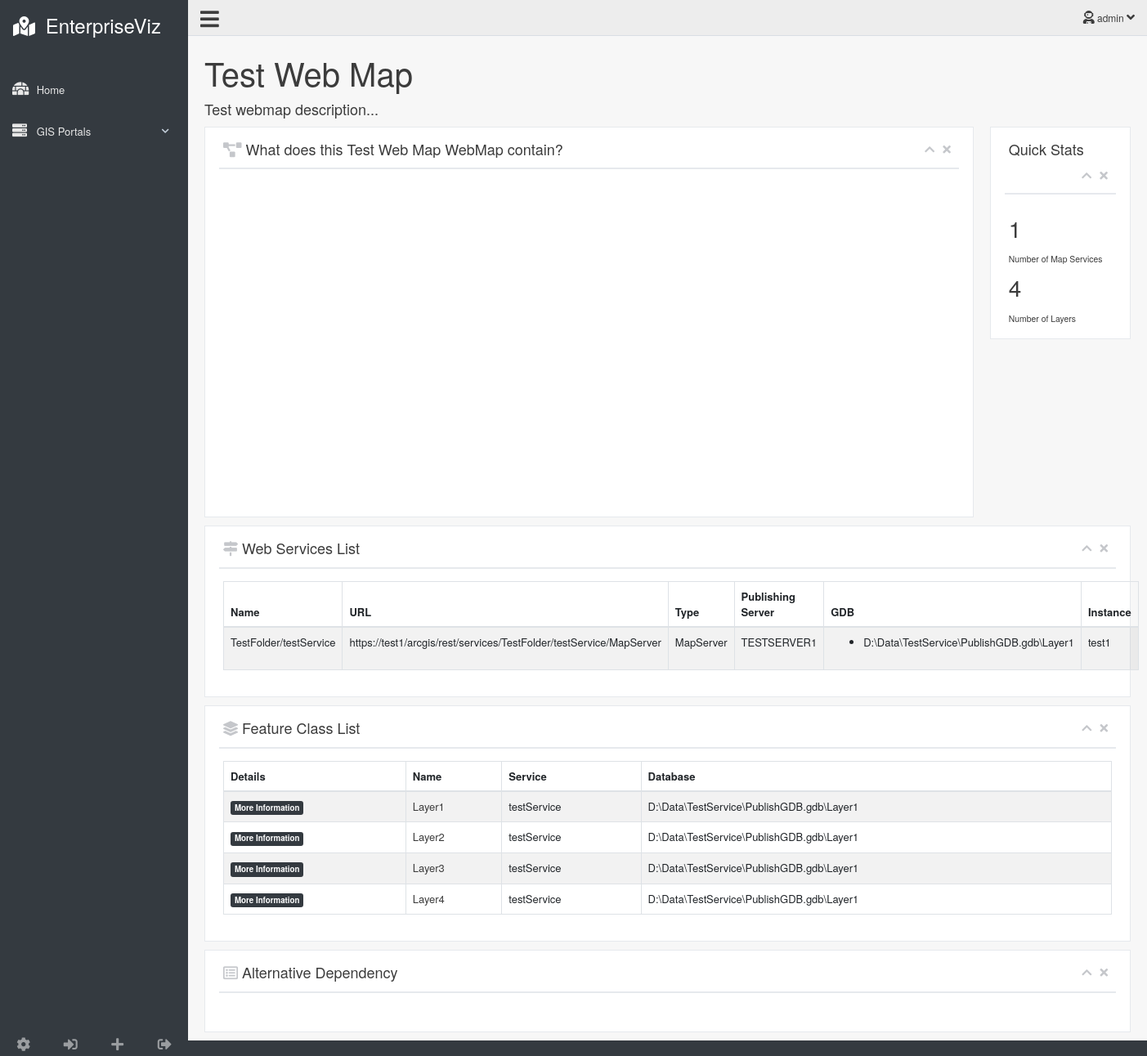
Page /portal/test1/map/WebmapID1 (signed in) on the committed database.
### app/models.py (models this page shows, shortened)
class Webmap(models.Model):
    portal_instance = models.TextField(blank=False, null=True)
    webmap_id = models.CharField(blank=False, max_length=50, primary_key=True)
    webmap_title = models.TextField(blank=False, null=True)
    webmap_url = models.TextField(blank=False, null=True)
    webmap_owner = models.CharField(blank=True, max_length=200)
    webmap_created = models.DateTimeField(blank=True)
    webmap_modified = models.DateTimeField(blank=True)
    webmap_access = models.CharField(blank=True, max_length=100)
    webmap_extent = models.CharField(blank=True, max_length=100)
    webmap_description = models.TextField(blank=True, null=True)
    webmap_views = models.IntegerField(blank=True, null=True)
    webmap_layers = models.JSONField(default=dict)
    webmap_services = models.TextField(blank=True, null=True)
    webmap_dependency = models.JSONField(default=list)
    class Meta:
        ordering = ['webmap_title']

class Service(models.Model):
    portal_instance = models.TextField(blank=False, null=True)
    service_name = models.TextField(blank=False, null=False)
    service_url = models.JSONField(default=dict)
    service_layers = models.JSONField(default=dict)
    service_mxd_server = models.TextField(blank=False, null=False)
    service_mxd = models.TextField(blank=False, null=False)
    service_type = models.TextField(blank=False, null=False)
    portal_id = models.JSONField(default=dict)

### app/views.py (the view)
# urls.py: path('portal/<instance>/map/<id>', PortalMapView.as_view(), name='map'),
class PortalMapView(LoginRequiredMixin, View):
    def get(self, request, *args, **kwargs):
        details, alt, services, layers = webmaps.map_details(kwargs['id'])
        context = {'details': [details, services, layers, alt, details,
                               Portal.objects.get(alias=kwargs['instance']).url, kwargs['id']],
                   'portal': Portal.objects.values_list('alias', flat=True)}
        return render(request, 'portals/portal_detail_map.html', context)

### app/webmaps.py (called while the page is built)
def get_children(data):
    children = []
    local_data = copy.deepcopy(data)
    if local_data.get('children'):
        for child in local_data.get('children'):
            if child.get('children'):
                child.pop('children', None)
            if child not in children:
                children.append(child)
    del local_data
    return children

def get_grandchildren(data):
    grandchildren = []
    local_data = copy.deepcopy(data)
    if local_data.get('children'):
        for child in local_data.get('children'):
            if child.get('children'):
                for grand_child in child.get('children'):
                    if grand_child.get('children'):
                        grand_child.pop('children', None)
                    if grand_child not in grandchildren:
                        grandchildren.append(grand_child)
    return grandchildren

### app/templates/portals/portal_detail_map.html (shortened to what this page needs)
{% extends "app/base_site.html" %}
{% block stylesheets %}
    {{ block.super }}
{% endblock stylesheets %}
{% block content %}
    <div class="container body">
        <div class="right_col" role="main">
            <h1><a href={{ details.4.url }}>{{ details.4.name }}</a></h1>
            <h2>{{ details.4.type|striptags }}</h2>
            <div class="clearfix">
                <div class="row">
                    <div class="col-md-10 col-sm-10 col-xs-12">
                        <div class="x_panel">
                            <div class="x_title">
                                <h2><span class="fas fa-project-diagram"></span> What does this {{ details.4.name }}
                                    WebMap contain?</h2>
                                <ul class="nav navbar-right panel_toolbox">
                                    <li><a class="collapse-link"><i class="fas fa-chevron-up"></i></a>
                                    </li>
                                    <li><a class="close-link"><i class="fas fa-times"></i></a>
                                    </li>
                                </ul>
                                <div class="clearfix"></div>
                            </div>
                            <div class="x_content d3chart">
                                <div id="chartd3"></div>
                            </div>
                        </div>
                    </div>
                    <div class="col-md-2 col-sm-2 col-xs-12 col">
                        <div class="x_panel">
                            <div class="x_title">
                                <h2>Quick Stats<small></small></h2>
                                <ul class="nav navbar-right panel_toolbox">
                                    <li><a class="collapse-link"><i class="fas fa-chevron-up"></i></a>
                                    </li>
                                    <li><a class="close-link"><i class="fas fa-times"></i></a>
                                    </li>
                                </ul>
                                <div class="clearfix"></div>
                            </div>
                            <div class="x_content">
                                <h3>{{ details.1|length }}</h3>
                                <small>Number of Map Services</small>
                                <h3>{{ details.2|length }}</h3>
                                <small>Number of Layers</small>
                            </div>
                        </div>
                    </div>
                </div>
                <div class="row">
                    <div class="col-md-12 col-sm-12 col-xs-12">
                        <div class="x_panel">
                            <div class="x_title">
                                <h2><span class="fas fa-map-signs"></span> Web Services List</h2>
                                <ul class="nav navbar-right panel_toolbox">
                                    <li><a class="collapse-link"><i class="fas fa-chevron-up"></i></a>
                                    </li>
                                    <li><a class="close-link"><i class="fas fa-times"></i></a>
                                    </li>
                                </ul>
                                <div class="clearfix"></div>
                            </div>
                            <div class="x_content">
                                <table id="datatable-services" class="table table-striped table-bordered" width="100%">
                                    <thead>
                                    <tr>
                                        <th>Name</th>
                                        <th>URL</th>
                                        <th>Type</th>
                                        <th>Publishing Server</th>
                                        <th>GDB</th>
                                        <th>Instance</th>
                                    </tr>
                                    </thead>
                                    <tbody>
                                    {% for item in details.1 %}
                                        <tr>
                                            <td>{{ item.name }}</td>
                                            <td>{{ item.url }}</td>
                                            <td>{{ item.type }}</td>
                                            <td>{{ item.owner }}</td>
                                            <td>
                                                <ul>{% for db in item.database %}
                                                    <li>{{ db }}</li>
                                                {% endfor %}</ul>
                                            </td>
                                            <td>{{ item.instance }}</td>
                                        </tr>
                                    {% endfor %}
                                    </tbody>
                                </table>
                            </div>
                        </div>
                    </div>
                </div>
                <div class="row">
                    <div class="col-md-12 col-sm-12 col-xs-12">
                        <div class="x_panel">
                            <div class="x_title">
                                <h2><span class="fas fa-layer-group"></span> Feature Class List</h2>
                                <ul class="nav navbar-right panel_toolbox">
                                    <li><a class="collapse-link"><i class="fas fa-chevron-up"></i></a>
                                    </li>
                                    <li><a class="close-link"><i class="fas fa-times"></i></a>
                                    </li>
                                </ul>
                                <div class="clearfix"></div>
                            </div>
                            <div class="x_content">
                                <table id="datatable-layers" class="table table-striped table-bordered" width="100%">
                                    <thead>
                                    <tr>
                                        <th class="details">Details</th>
                                        <th>Name</th>
                                        <th>Service</th>
                                        <th>Database</th>
                                    </tr>
                                    </thead>
                                    <tbody>
                                    {% for item in details.2 %}
                                        <tr>
                                            <td>
                                                <a href="/layer/{{ item.name }}/">
                                                    <button class="btn btn-secondary badge badge-dark">More
                                                        Information
                                                    </button>
                                                </a></td>
                                            <td><a href="/layer/{{ item.name }}/">{{ item.name }}</a></td>
                                            <td>{{ item.url }}</td>
                                            <td>{{ item.database }}</td>
                                        </tr>
                                    {% endfor %}
                                    </tbody>
                                </table>
                            </div>
                        </div>
                    </div>
                </div>
            </div>
            <div class="row">
                <div class="col-md-12 col-sm-12 col-xs-12">
                    <div class="x_panel">
                        <div class="x_title">
                            <h2><span class="far fa-list-alt"></span> Alternative Dependency</h2>
                            <ul class="nav navbar-right panel_toolbox">
                                <li><a class="collapse-link"><i class="fas fa-chevron-up"></i></a>
                                </li>
                                <li><a class="close-link"><i class="fas fa-times"></i></a>
                                </li>
                            </ul>
                            <div class="clearfix"></div>
                        </div>
                        <div class="x_content">
                        </div>
                    </div>
                </div>
            </div>
        </div>
    </div>
{% endblock content %}

### app/templates/app/top_navigation.html (shortened to what this page needs)
<link href="https://cdnjs.cloudflare.com/ajax/libs/font-awesome/5.15.2/css/all.min.css" rel="stylesheet">
<div class="nav_menu">
    <nav>
        <div class="nav toggle">
            <a id="menu_toggle"><i class="fas fa-bars"></i></a>
        </div>
        <ul class="nav navbar-nav navbar-right">
            <li class="">
                <a href="javascript:;" class="user-profile dropdown-toggle" data-toggle="dropdown"
                   aria-expanded="false">
                    {% if user.is_superuser %}
                        <span class="fas fa-user-astronaut"></span>
                    {% else %}
                        <span class="fas fa-user"></span>
                    {% endif %}
                    {% if user.is_authenticated %}
                        {{ user.get_username }}
                    {% else %}
                        Anonymous
                    {% endif %}
                    <span class=" fas fa-angle-down"></span>
                </a>
            </li>
        </ul>
    </nav>
</div>

### app/static/build/css/custom.css (style rules this page uses)
html, body { height: 100%; }
.nav_menu { float: left; background: #EDEDED; border-bottom: 1px solid #D9DEE4; margin-bottom: 10px; width: 100%; position: relative }
body .container.body .right_col { background: #F7F7F7 }
.nav-md .container.body .right_col { padding: 55px 20px 0; margin-left: 230px; }
.container { width: 100%; padding: 0; max-width: 100%; }
.navbar-nav > li > a, .navbar-brand, .navbar-nav > li > a { color: #fff !important }
body { color: #3c3c3c; background: #343a40; font-family: "Helvetica Neue", Roboto, Arial, "Droid Sans", sans-serif; font-size: 13px; font-weight: 400; line-height: 1.471 }
.col-md-55, .col-xs-1, .col-sm-1, .col-md-1, .col-lg-1, .col-xs-2, .col-sm-2, .col-md-2, .col-lg-2, .col-xs-3, .col-sm-3, .col-md-3, .col-lg-3, .col-xs-4, .col-sm-4, .col-md-4, .col-lg-4, .col-xs-5, .col-sm-5, .col-md-5, .col-lg-5, .col-xs-6, .col-sm-6, .col-md-6, .col-lg-6, .col-xs-7, .col-sm-7, .col-md-7, .col-lg-7, .col-xs-8, .col-sm-8, .col-md-8, .col-lg-8, .col-xs-9, .col-sm-9, .col-md-9, .col-lg-9, .col-xs-10, .col-sm-10, .col-md-10, .col-lg-10, .col-xs-11, .col-sm-11, .col-md-11, .col-lg-11, .col-xs-12, .col-sm-12, .col-md-12, .col-lg-12 { position: relative; min-height: 1px; float: left; padding-right: 10px; padding-left: 10px }
.row { margin-right: -10px; margin-left: -10px }
h1, .h1, h2, .h2, h3, .h3 { margin-top: 10px; margin-bottom: 10px }
a { color: #3c3c3c; text-decoration: none }
a, a:visited, a:focus, a:active, :visited, :focus, :active, .btn:focus, .btn:active:focus, .btn.active:focus, .btn.focus, .btn:active.focus, .btn.active.focus { outline: 0 }
.navbar-right { margin-right: 0 }
.top_nav .navbar-right { margin: 0; width: 70%; float: right; text-align: right; }
.top_nav .navbar-right li { display: inline-block; float: right; position: static }
@media (min-width: 480px) { .top_nav .navbar-right li { position: relative } }
.nav > li > a { position: relative; display: block; padding: 13px 15px 12px }
.navbar-brand, .navbar-nav > li > a { font-size: 12px; color: #ECF0F1 !important; margin-left: 0 !important; }
.navbar-nav > li > a > span { font-size: 16px; }
.nav.navbar-nav > li > a { color: #3c3c3c !important; display: inline-block; }
.toggle { float: left; margin: 0; padding-top: 10px; width: 70px }
.toggle a { padding: 0 15px 0; margin: 0; cursor: pointer }
.toggle a i { font-size: 26px }
.panel_toolbox { float: right; min-width: 40px }
.panel_toolbox > li { float: left; cursor: pointer }
.panel_toolbox > li > a { padding: 5px; color: #C5C7CB; font-size: 14px }
*, *:before, *:after { box-sizing: border-box }
h2 { font-size: 18px; font-weight: 400 }
.x_panel { position: relative; width: 100%; margin-bottom: 10px; padding: 10px 17px; display: inline-block; background: #fff; border: 1px solid #E6E9ED; -webkit-column-break-inside: avoid; -moz-column-break-inside: avoid; column-break-inside: avoid; opacity: 1; transition: all .2s ease }
.x_title { border-bottom: 2px solid #E6E9ED; padding: 1px 5px 6px; margin-bottom: 10px }
.x_title h2 { margin: 5px 0 6px; float: left; display: block; text-overflow: ellipsis; overflow: hidden; white-space: nowrap }
.x_title span { color: #C5C7CB }
.x_content { padding: 0 5px 6px; position: relative; width: 100%; float: left; clear: both; margin-top: 5px }
a.user-profile { color: #5E6974 !important }
.btn { border-radius: 3px }
.clearfix:after, form:after { content: "."; display: block; height: 0; clear: both; visibility: hidden }
.badge { border-width: 0px; padding: .4em .5em; }
.user-profile.dropdown-toggle::after { display: none; }
.table td, .table th { padding: 8px; }

### app/templates/portals/portal_detail_map.html (style rules this page uses)
#chartd3 { height: 100%; }
.d3chart { height: 400px; }

### rows in the picture
Webmap: webmap_title "Test Web Map", webmap_description "Test webmap description..."
Service: type "MapServer", owner "TESTSERVER1", instance "test1", url "testService" "testService" "testService" "testService"

### other values in the picture
{{ user.get_username }} "admin"
{{ details.1|length }} "1"
{{ details.2|length }} "4"
{{ item.name }} "TestFolder/testService"
{{ item.url }} "https://test1/arcgis/rest/services/TestFolder/testService/MapServer"
{{ db }} "D:\\Data\\TestService\\PublishGDB.gdb\\Layer1"
{{ item.name }} "Layer1" "Layer2" "Layer3" "Layer4"
{{ item.database }} "D:\\Data\\TestService\\PublishGDB.gdb\\Layer1" "D:\\Data\\TestService\\PublishGDB.gdb\\Layer1" "D:\\Data\\TestService\\PublishGDB.gdb\\Layer1" "D:\\Data\\TestService\\PublishGDB.gdb\\Layer1"
